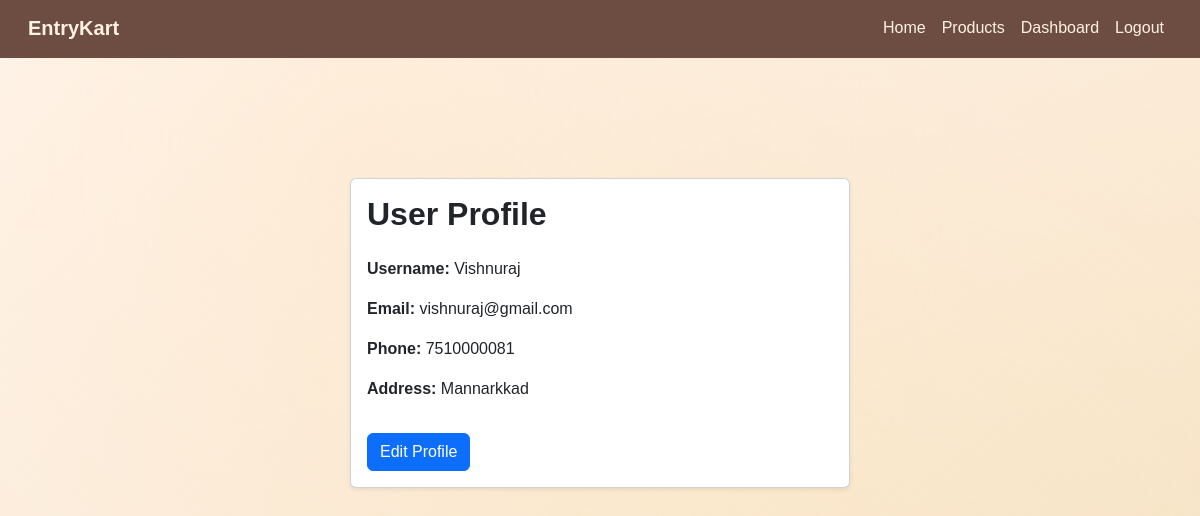
The app's page /profile/ (signed in) with its own data.
### store/models.py (models this page shows, shortened)
class UserProfile(models.Model):
    user = models.OneToOneField(User, on_delete=models.CASCADE, related_name='profile')
    phone = models.CharField(max_length=20, blank=True)
    address = models.TextField(blank=True)

### store/views.py (the view)
# urls.py: path('profile/', views.view_profile, name='view_profile'),
@login_required(login_url='store:login')
def view_profile(request):
    profile, _ = UserProfile.objects.get_or_create(user=request.user)
    return render(request, 'profile.html', {'profile': profile})

### store/templates/profile.html
{% extends "base.html" %}
{% block content %}
<div class="container py-4">
  <div class="card shadow-sm mx-auto" style="max-width: 500px;">
    <div class="card-body">
      <h2 class="card-title mb-4 fw-bold">User Profile</h2>
      <p><strong>Username:</strong> {{ profile.user.username }}</p>
      <p><strong>Email:</strong> {{ profile.user.email }}</p>
      <p><strong>Phone:</strong> {{ profile.phone }}</p>
      <p><strong>Address:</strong> {{ profile.address }}</p>
      <a href="{% url 'store:edit_profile' %}" class="btn btn-primary mt-3">Edit Profile</a>
    </div>
  </div>
</div>
{% endblock %}

### store/templates/base.html (style rules this page uses)
body { font-family: 'Poppins', sans-serif; background: linear-gradient(to bottom right, #fff5ee, #f7e3c3); color: #3e2723; min-height: 100vh; overflow-x: hidden; }
html { scroll-behavior: smooth; }

### records on screen
UserProfile: user.username "Vishnuraj", user.email "vishnuraj@gmail.com", phone "7510000081", address "Mannarkkad"
